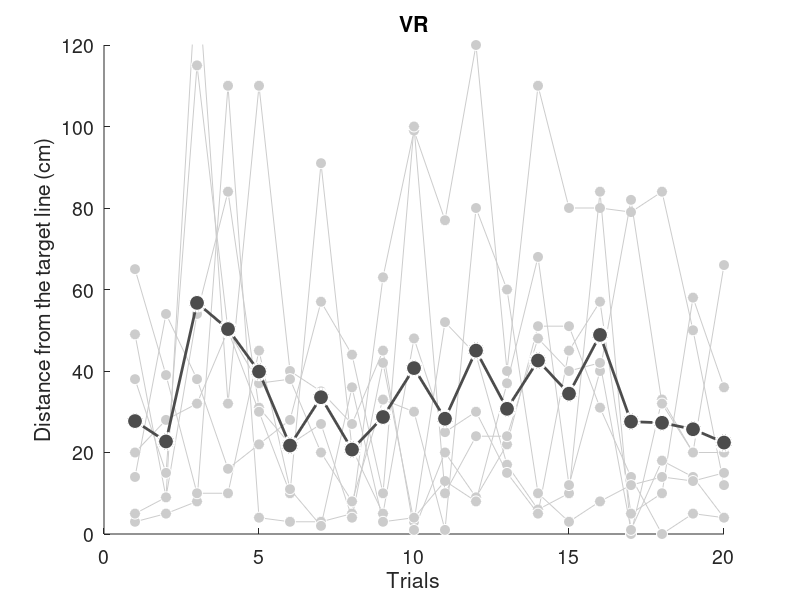

Recreate this plot in MATLAB.
load('scores.mat')

VR1_0h_abs = abs(VR1_0h_diff);
VR1_0h_abs_each = mean(VR1_0h_abs, 2);

x = 1:20;


figure('Position', [100 100 700 400]);
ylim([0, 120])
h = gca;
set(h, 'FontSize', 14)

xlabel('Trials')
ylabel('Distance from the target line (cm)')
title('VR')

for i = 1:VR1_number
    hold on
    y = VR1_0h_abs(:,i);
    plot(x, y', '-o', ...
    'MarkerSize', 8, ...
    'MarkerFaceColor', light_gray, ...
    'MarkerEdgeColor', white, ...
    'Color', light_gray)
end

hold on

plot(x, VR1_0h_abs_each', '-o', ...
    'LineWidth', 2, ...
    'MarkerSize', 12, ...
    'MarkerFaceColor', dark_gray, ...
    'MarkerEdgeColor', white, ...
    'Color', dark_gray)

hold off

saveas(gcf,'./data/figures/VR1_0h_test','epsc')
